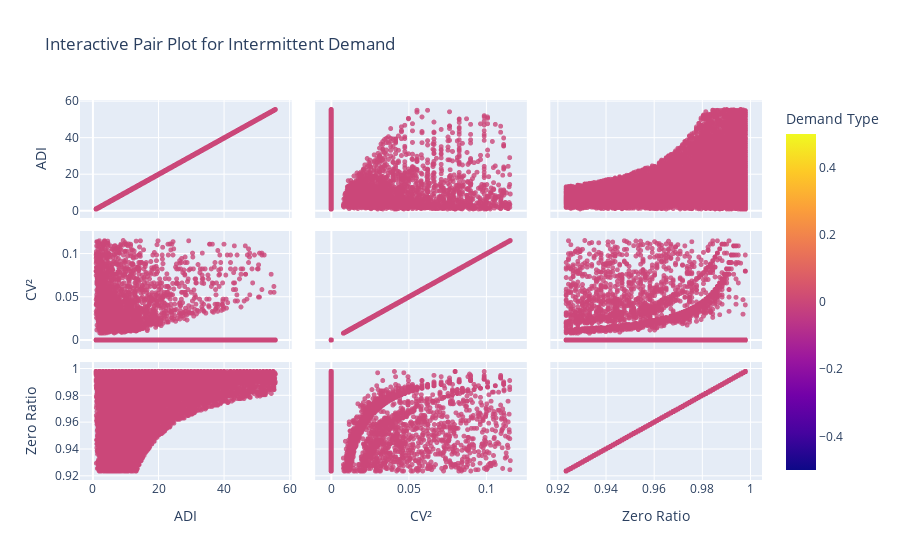

Write notebook code for a chart like this one.
### Code cell
fig = px.scatter_matrix(
    df_filtered,
    # Liệt kê các cột muốn so sánh cặp
    dimensions=["ADI", "cv2", "zero_ratio"],
    color="demand_type_dbscan",
    title="Interactive Pair Plot for Intermittent Demand",
    labels={
        "ADI": "ADI",
        "cv2": "CV²",
        "zero_ratio": "Zero Ratio",
        "demand_type_dbscan": "Demand Type",
    },
)

# Tinh chỉnh marker như yêu cầu cũ
fig.update_traces(marker=dict(size=5, opacity=0.8))
fig.update_layout(legend_title_text="Demand Type")
print(name_mapping)
fig.show()

### Figure 1 — Plotly figure (JSON) as saved in the notebook; plotly's stock layout.template omitted (floating-point values rounded to 4 significant figures; data arrays with more than 128 entries replaced by an {"elided": "..."} marker saying what was removed)
{"data": [{"dimensions": [{"axis": {"matches": true}, "label": "ADI", "values": {"elided": "10244 float values"}}, {"axis": {"matches": true}, "label": "CV²", "values": {"elided": "10244 float values"}}, {"axis": {"matches": true}, "label": "Zero Ratio", "values": {"elided": "10244 float values"}}], "hovertemplate": "%{xaxis.title.text}=%{x}<br>%{yaxis.title.text}=%{y}<br>Demand Type=%{marker.color}<extra></extra>", "legendgroup": "", "marker": {"color": {"elided": "10244 int values"}, "coloraxis": "coloraxis", "opacity": 0.8, "size": 5, "symbol": "circle"}, "name": "", "showlegend": false, "type": "splom"}], "layout": {"coloraxis": {"colorbar": {"title": {"text": "Demand Type"}}, "colorscale": [[0, "#0d0887"], [0.1111, "#46039f"], [0.2222, "#7201a8"], [0.3333, "#9c179e"], [0.4444, "#bd3786"], [0.5556, "#d8576b"], [0.6667, "#ed7953"], [0.7778, "#fb9f3a"], [0.8889, "#fdca26"], [1, "#f0f921"]]}, "dragmode": "select", "legend": {"title": {"text": "Demand Type"}, "tracegroupgap": 0}, "title": {"text": "Interactive Pair Plot for Intermittent Demand"}}}
